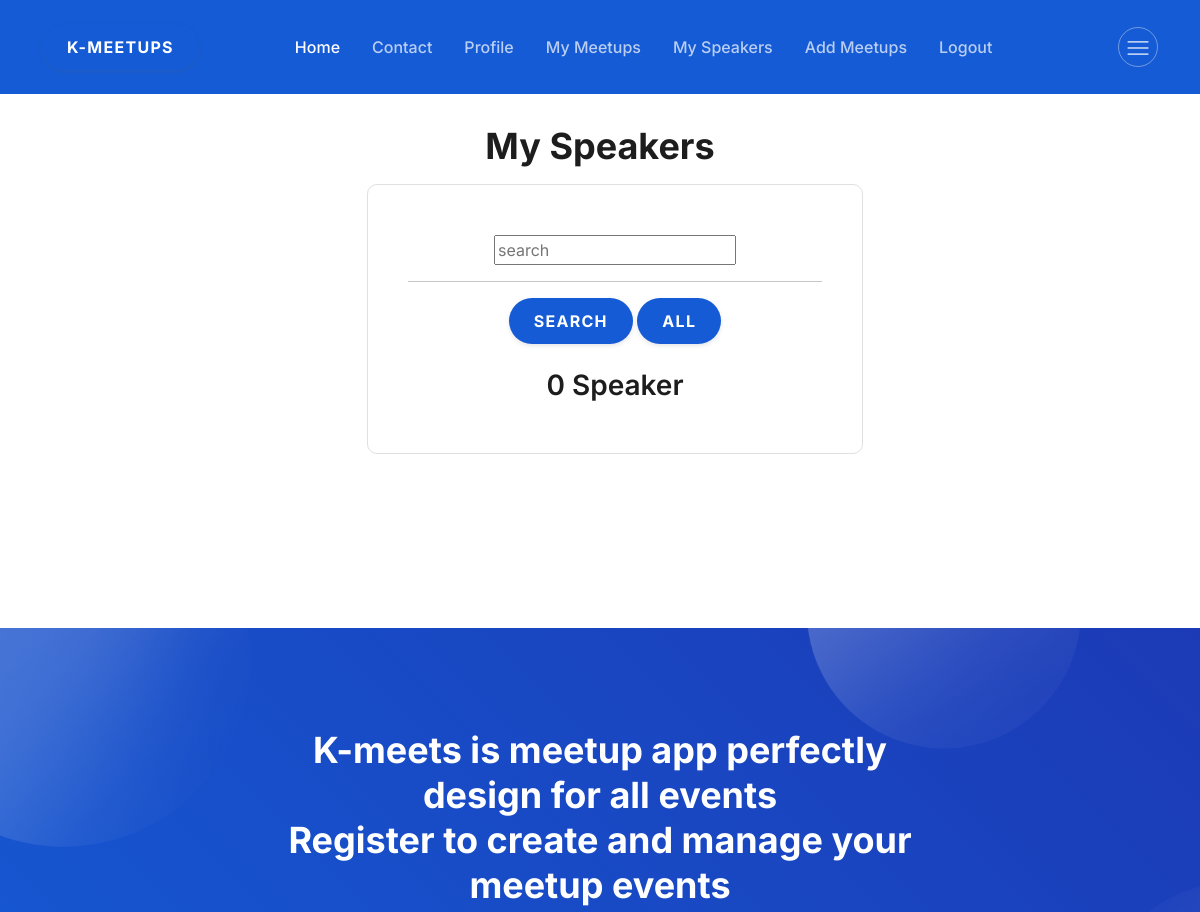
The app's page /user-speakers/3 (signed in, upper part), older data.
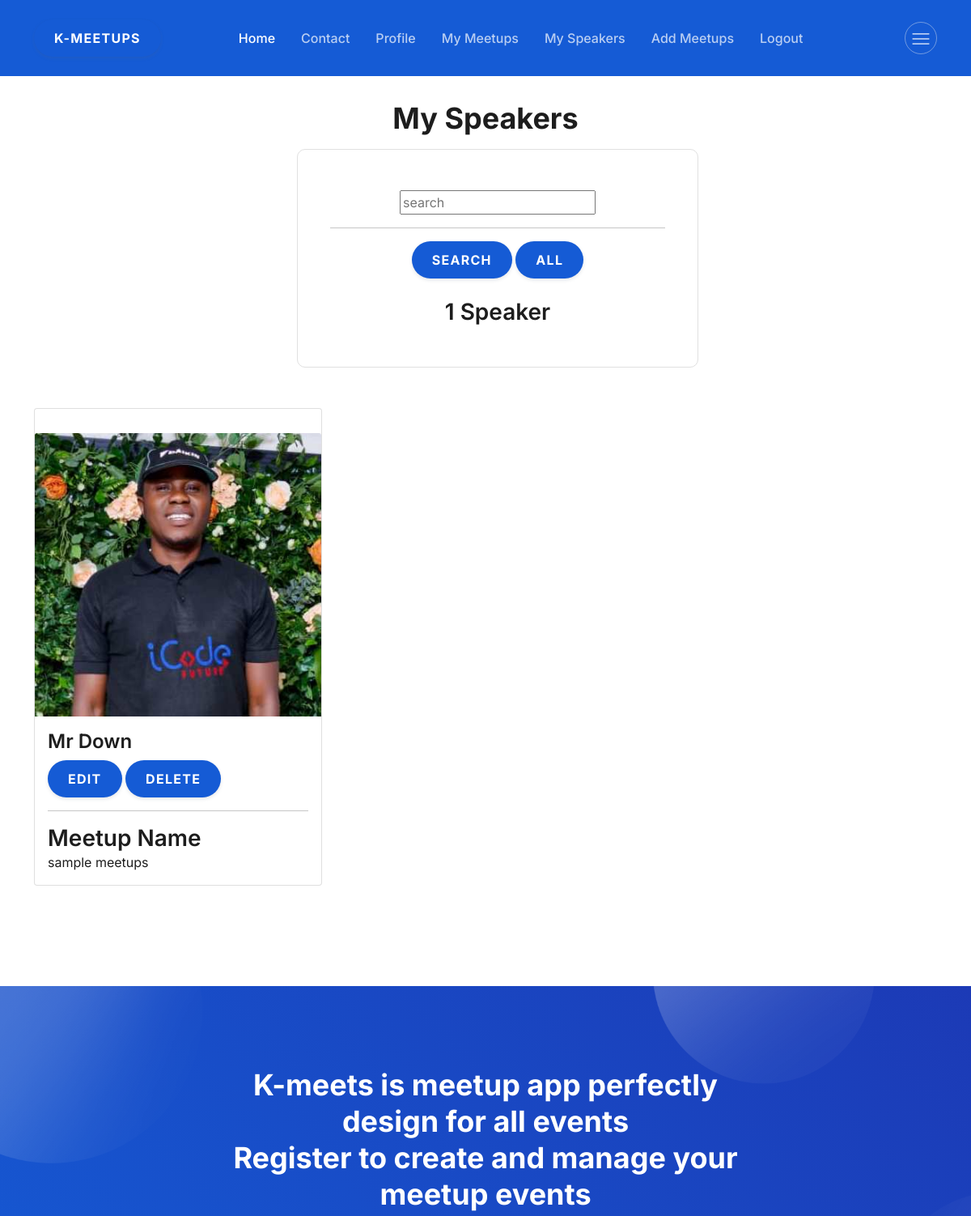
The same page, newer data.
### meetups/models.py (models this page shows, shortened)
class Speaker(models.Model):
    user=models.ForeignKey(myUser,  on_delete=models.CASCADE, null=True, blank=True)
    name=models.CharField(max_length=200)
    email=models.EmailField(max_length=200, null=True, blank=True)
    phone=models.CharField(max_length=200,null=True, blank=True)
    meetup_name=models.CharField(max_length=200,  null=True, blank=True)
    image=models.ImageField(upload_to='speaker_images')
    bio=models.TextField(null=True, blank=True)

### meetups/views.py (the view)
# urls.py: path('user-speakers/<str:pk>', views.user_speakers, name='user-speakers'),
@login_required(login_url='login')
def user_speakers(request, pk):
    q=request.GET.get('q') if request.GET.get('q') !=None else ''
    user_speakers=Speaker.objects.order_by('-id')
    user_speakers=Speaker.objects.filter(user=pk)
    speakers=user_speakers.filter(
        Q(name__icontains=q)|
        Q(meetup_name__icontains=q)
        )
    count=user_speakers.count()
    return render(request, 'meetups/user_speakers.html', {'speakers':speakers, 'count':count} )

### meetups/templates/meetups/user_speakers.html (shortened to what this page needs)
{% extends 'meetups/main.html' %}
{%block page_title%}
            <h2 class="fw-bold">My Speakers </h2>
            <form action="" class="contact-form" method="GET" id="contact">
              <div class="col-xl-12">
                <div class="contact-form-wrapper">
            <div class="row">
              <div class="col-md-12">
                <input type="text" name="q" placeholder="search" required />
              </div>
            </div>
            <hr>
              <div class="col-12">
                <div class="col-12">
                <div class="button text-center rounded-buttons">
                  <button type="submit" class="btn primary-btn rounded-full">
                   Search
                  </button>
                  <a class="btn primary-btn rounded-full" href="{% url 'user-speakers' request.user.id%}" >All</a>
                </div>
              </div>
            </div>
          </form>
          <br>
          <h3>{{count}} {%if count > 1 %}Speakers{% else%}Speaker{%endif%}</h3>
        </div>
      </div>
        {% endblock%}
{% block content%}
  <div class="container">
     <div class="row">
        {% for speaker in speakers %}
        <div class="col-md-4">
          <div class="image">
           <div class="card">
            <div class="single-news">
              <img src="{{ speaker.image.url }}" class="card-img-top thumb" >
            </div>
              <div class="card-body">
                <div class="card-title">
                  <div class="content-body">
                    <h4 class="title">
                  {{ speaker.name |title}}
                    </h4>
                  </div>
                </div>
                <a class="btn primary-btn rounded-full" target="_new" href="{% url 'speaker-update' speaker.id %}">Edit</a>
                <a class="btn primary-btn rounded-full" target="_new" href="{% url 'speaker-delete' speaker.id %}">Delete</a>
                <hr>
                <div class="card-text">
                <h3>Meetup Name</h3>
                  <span >  {{ speaker.meetup_name}}</span>
                </div>
              </div>
           </div>
          </div>
        </div>
    {%endfor%}
       </div>
    </div>
   {% endblock %}

Row changes from the older to the newer data that the page shows:
added Speaker: image (picture), name "Mr Down", meetup_name "sample meetups"
Text that changed along with them:
{{ count }}: "0" → "1"
